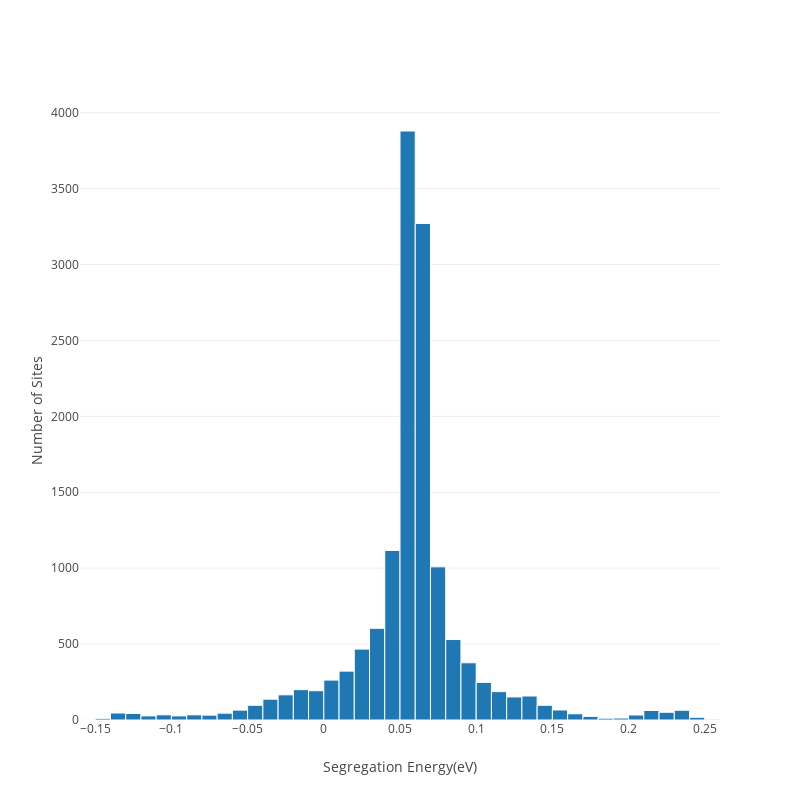

The cell this chart's notebook holds for it:
### Code cell
f.draw_segE_bins()

### Figure 1 — Plotly figure (JSON) as saved in the notebook; plotly's stock layout.template omitted (floating-point values rounded to 4 significant figures; data arrays with more than 128 entries replaced by an {"elided": "..."} marker saying what was removed)
{"data": [{"marker": {"line": {"color": "white", "width": 1}}, "type": "histogram", "uid": "aef95d6e-84b3-44aa-999c-2d29fde99441", "x": {"elided": "14231 float values"}, "xbins": {"size": 0.01}, "ybins": {"end": 1000, "start": 0}}], "layout": {"autosize": false, "height": 800, "width": 800, "xaxis": {"title": {"text": "Segregation Energy(eV)"}, "zeroline": false}, "yaxis": {"title": {"text": "Number of Sites"}, "zeroline": false}}}
